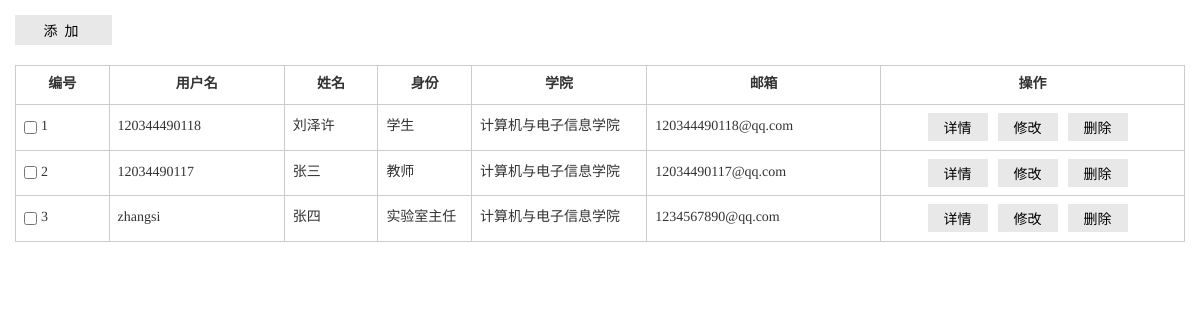
The page /admin/listUser.php (signed in) on the database its author committed.
### tables this page shows
CREATE TABLE `dev_user` (
  `id` int(10) unsigned NOT NULL AUTO_INCREMENT,
  `username` varchar(32) NOT NULL DEFAULT '' COMMENT '账号',
  `password` char(32) NOT NULL DEFAULT '' COMMENT '密码',
  `nickname` varchar(32) DEFAULT '' COMMENT '名字',
  `role_id` int(10) unsigned NOT NULL DEFAULT '0' COMMENT '身份ID',
  `rolenum` bigint(20) NOT NULL DEFAULT '0' COMMENT '身份编号',
  `academy` varchar(32) DEFAULT NULL COMMENT '学院',
  `email` varchar(32) DEFAULT NULL COMMENT '邮箱',
  `qq` varchar(32) DEFAULT NULL COMMENT 'QQ号码',
  `phonenum` varchar(32) DEFAULT NULL COMMENT '手机号码',
  `shortnum` varchar(10) DEFAULT NULL COMMENT '校园短号',
  `info` text COMMENT '其他说明',
  `regTime` int(10) unsigned NOT NULL DEFAULT '0' COMMENT '创建时间',
  PRIMARY KEY (`id`),
  UNIQUE KEY `username` (`username`)
);

CREATE TABLE `dev_role` (
  `id` int(10) unsigned NOT NULL AUTO_INCREMENT,
  `rolename` varchar(32) NOT NULL DEFAULT '' COMMENT '身份名称',
  `record_audit` tinyint(1) NOT NULL DEFAULT '0' COMMENT '借用审核权限',
  `lab_audit` tinyint(1) NOT NULL DEFAULT '0' COMMENT '实验室管理权限',
  `dev_audit` tinyint(1) NOT NULL DEFAULT '0' COMMENT '设备管理权限',
  `user_audit` tinyint(1) NOT NULL DEFAULT '0' COMMENT '用户管理权限',
  PRIMARY KEY (`id`)
);

### lib/mysql.func.php (called while the page is built, shortened)
<?php
function fetchAll($sql,$result_type=MYSQL_ASSOC){
	$result=mysql_query($sql);
	while(@$row=mysql_fetch_array($result,$result_type)){
		$rows[]=$row;
	}
	return $rows;
}

### admin/listUser.php (the view, shortened to what this page needs)
<?php
require_once '../include.php';
$pageSize=10;
$page=$_REQUEST['page']?(int)$_REQUEST['page']:1;
$offset=($page-1)*$pageSize;
$sql="select u.id,u.username,u.nickname,u.role_id,u.academy,u.email,r.rolename from dev_user as u join dev_role r on u.role_id=r.id {$where} {$orderBy} limit {$offset},{$pageSize}";
$rows=fetchAll($sql);
?>
<!doctype html>
<html>
<head>
<link rel="stylesheet" href="../public/styles/backstage.css">
</head>
<body>
<div class="details">
                    <div class="details_operation clearfix">
                        <div class="bui_select">
                            <input type="button" value="添&nbsp;&nbsp;加" class="add" onclick="addUser()">
                        </div>
                    </div>
                    <table class="table" cellspacing="0" cellpadding="0">
                        <thead>
                            <tr>
                                <th width="8%">编号</th>
                                <th width="15%">用户名</th>
                                <th width="8%">姓名</th>
                                <th width="8%">身份</th>
								<th width="15%">学院</th>
								<th width="20%">邮箱</th>
                                <th>操作</th>
                            </tr>
                        </thead>
                        <tbody>
                        <?php foreach($rows as $row):?>
                            <tr>
                                <td><input type="checkbox" id="c1" class="check"><label for="c1" class="label"><?php echo $row['id'];?></label></td>
                                <td><?php echo $row['username'];?></td>
                                <td><?php echo $row['nickname'];?></td>
								<td><?php echo $row['rolename'];?></td>
								<td><?php echo $row['academy'];?></td>
								<td><?php echo $row['email'];?></td>
                                <td align="center"><input type="button" value="详情" class="btn" onclick="showUser(<?php echo $row['id'];?>)"><input type="button" value="修改" class="btn" onclick="editUser(<?php echo $row['id'];?>)"><input type="button" value="删除" class="btn"  onclick="delUser(<?php echo $row['id'];?>)"></td>
                            </tr>
                            <?php endforeach;?>
                        </tbody>
                    </table>
                </div>
</body>
</html>

### public/styles/backstage.css (style rules this page uses)
* { margin:0;padding:0;border:0;-moz-box-sizing:border-box;-webkit-box-sizing:border-box;box-sizing:border-box;-webkit-font-smoothing:subpixel-antialiased;-moz-osx-font-smoothing:grayscale }
html { overflow-x:hidden;-ms-text-size-adjust: 100%;-webkit-text-size-adjust: 100% }
*,:after,:before { -webkit-box-sizing:border-box;-moz-box-sizing:border-box;box-sizing:border-box }
body { font-family: Exo,'-apple-system','Open Sans',HelveticaNeue-Light,'Helvetica Neue Light','Helvetica Neue','Hiragino Sans GB','Microsoft YaHei',Helvetica,Arial,sans-serif;font-size:14px;line-height:1.6;color:#333;text-rendering:geometricPrecision;margin:0 auto; }
input,select,textarea { outline: none;border: none; background: none; }
.clearfix:after, .clearfix:before { content: ""; display: table; }
.clearfix:after { clear: both; }
.clearfix { zoom:1; }
.details_operation { margin-bottom: 20px; }
.details { padding: 15px; font-family: "微软雅黑"; }
.bui_select { height: 30px;float: left;margin-right: 5px;background-color: #E8E8E8; }
.add { width: 92px;height: 30px;font-family: "微软雅黑";font-size: 14px;margin-right: 5px;background-color: #E8E8E8; }
.table { border-collapse: collapse; width: 100%; font-size: 14px; }
.table th,.table td { border: solid 1px #ccc; padding: 8px; }
.label,.check { vertical-align: middle; }
.check { margin-right: 4px; }
.btn { padding: 4px 16px;background-color: #E8E8E8;margin: 0 10px 0 0;font-family: "微软雅黑";font-size: 14px;color: #000; }

### rows shown on the page
dev_user: id "1", username "120344490118", nickname "刘泽许", dev_role.rolename "学生", academy "计算机与电子信息学院", email "120344490118@qq.com"
dev_user: id "2", username "12034490117", nickname "张三", dev_role.rolename "教师", academy "计算机与电子信息学院", email "12034490117@qq.com"
dev_user: id "3", username "zhangsi", nickname "张四", dev_role.rolename "实验室主任", academy "计算机与电子信息学院", email "1234567890@qq.com"
